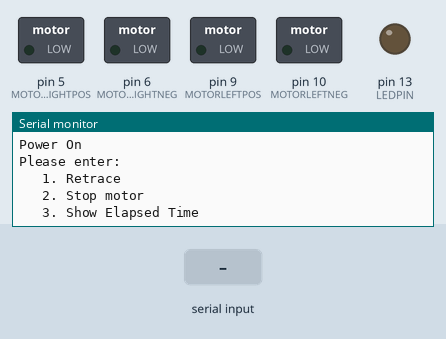
Simulated run of this sketch. Board: Arduino Uno, built with avr-gcc and run on an emulated ATmega328P. On the bench: switched loads named in the sketch (green lamp = pin HIGH), output pins drawn as LEDs (lit = HIGH), the last lines printed to the serial monitor. The test bench sets the inputs (shaded band).

Above: at 1.2 s.
1.3 s: "3\n" received over Serial
At 1.6 s:
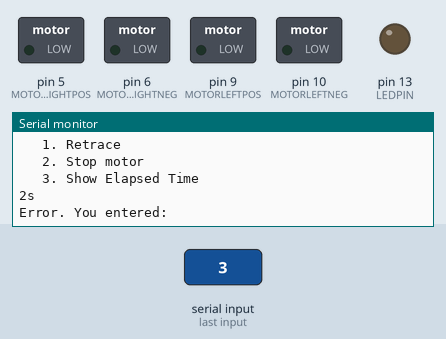
2.8 s: byte 49 (RETRACE) received over Serial
At 3.9 s:
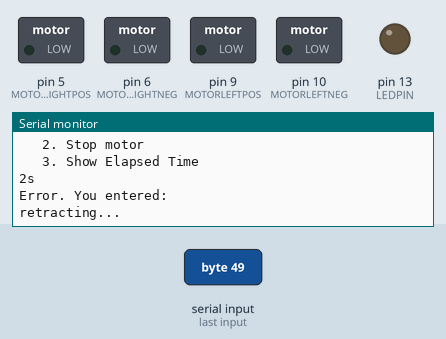

Measured:
- after the input at 1.3 s, the serial monitor: prints a new line at once (image 1)
- after the input at 2.8 s, the serial monitor: prints a new line at once (image 2)

The sketch:

rev2_23_05_2014.ino
```cpp
// avr-libc library includes
#include <avr/io.h>
#include <avr/interrupt.h>

// define simple names for I/P & O/P pins
#define MOTORLEFTPOS 9
#define MOTORLEFTNEG 10
#define MOTORRIGHTPOS 5
#define MOTORRIGHTNEG 6
// pins free 4,11,12
// pins 2 & 3 are also interrupts
#define LEDPIN 13 		// built-in LED on PIN 13

// define easier names/labels for serial commands sent from the BotConnect Android app
#define RETRACE 49              // DEC 1 for toggling retrace == ASCII 49
#define STOPMOTOR 50            // DEC 2 for stopping motors == ASCII 50
#define FORWARD 102             // DEC 'f' for forward == ASCII 102
#define REVERSE 98              // DEC 'b' for back/reverse == ASCII 98
#define RIGHT 114               // DEC 'r' for right == ASCII 114
#define LEFT 108                // DEC 'l' for left == ASCII 108

byte byteRead=0; 		// buffer for serial input. Int0=pin2, Int1=Pin3
int repath[256];
int reTime[256] = {0};
int j;

// Volatile because they maybe prone to change outside loop()
volatile int elapsedTime = 0;
volatile int i=0;

// run on start/reset
void setup()
{
	Serial.begin(9600);           // set baud rate at 9600
	Serial.write("\nPower On\n");
	Serial.write("\nPlease enter:");
	Serial.write("\n\t 1. Retrace");
	Serial.write("\n\t 2. Stop motor");
	Serial.write("\n\t 3. Show Elapsed Time\n");

	pinMode(MOTORRIGHTPOS, OUTPUT);  // assign all 4 motors as output
	pinMode(MOTORRIGHTNEG, OUTPUT);
	pinMode(MOTORLEFTPOS, OUTPUT);
	pinMode(MOTORLEFTNEG, OUTPUT);
	pinMode(LEDPIN, OUTPUT);      // LED is output

	timer1_init();
}

void timer1_init()
{
	// initialize Timer1
	cli();          // disable global interrupts
	TCCR1A = 0;     // set entire TCCR1A register to 0
	TCCR1B = 0;     // same for TCCR1B

	// set compare match register to desired timer count:
	OCR1A = 15624;  // 15264 is value for 1 second. See: http://www.engblaze.com/microcontroller-tutorial-avr-and-arduino-timer-interrupts/
	// turn on CTC mode:
	TCCR1B |= (1 << WGM12);
	// Set CS10 and CS12 bits for 1024 prescaler:
	TCCR1B |= (1 << CS10);
	TCCR1B |= (1 << CS12);
	// enable timer compare interrupt:
	TIMSK1 |= (1 << OCIE1A);
	// enable global interrupts:
	sei();
}

void runMotor(int rightPos, int rightNeg, int leftPos, int leftNeg)
{
	digitalWrite(MOTORRIGHTPOS, rightPos);
	digitalWrite(MOTORRIGHTNEG, rightNeg);
	digitalWrite(MOTORLEFTPOS, leftPos);
	digitalWrite(MOTORLEFTNEG, leftNeg);
}

void reTracePath(int a)
{
	repath[i]=a;
	reTime[i]=elapsedTime;
	elapsedTime=0;
}

void loop()
{
	while(Serial.available())
	{
		byteRead = Serial.read();    // read serial input into buffer
		switch(byteRead)
		{
		case RETRACE: // DEC 1 = ASCII 49
			Serial.write("\n\nretracting...\n\n");
			runMotor(LOW,LOW,LOW,LOW);
			delay(5000); // Delay to allow replacing robot to start position
			for(j=0;j<i;j++)
			{
				Serial.print(repath[j]);
				Serial.write("\n");
				switch(repath[j])
				{
				case 1: runMotor(HIGH,LOW,HIGH,LOW);
				break;
				case 2: runMotor(LOW,LOW,HIGH,LOW);
				break;
				case 3: runMotor(LOW,HIGH,LOW,HIGH);
				break;
				case 4: runMotor(HIGH,LOW,LOW,LOW);
				break;
				}
				delay(reTime[j+1]*1000);
			}
			break;
		case STOPMOTOR: // DEC 2 = ASCII 50
			Serial.write("\nMotors offline");
			runMotor(LOW,LOW,LOW,LOW);
			break;
		case 51: // DEC 5 == ASCII 53. Show time elapsed in seconds
			Serial.write("\n"); Serial.print(elapsedTime);Serial.write("s");
			break;
		case FORWARD: // DEC 'f' for forward == ASCII 102. Go forward.
			runMotor(HIGH,LOW,HIGH,LOW);
			reTracePath(1);
			i++;
			break;
		case RIGHT: // DEC 'r' for right == ASCII 114. Turn right.
			runMotor(LOW,LOW,HIGH,LOW);
			reTracePath(2);
			i++;
			break;
		case REVERSE: // DEC 'b' for back/reverse == ASCII 98. Go reverse.
			runMotor(LOW,HIGH,LOW,HIGH);
			reTracePath(3);
			i++;
			break;
		case LEFT: // DEC 'l' for left == ASCII 108. Turn left.
			runMotor(HIGH,LOW,LOW,LOW);
			reTracePath(4);
			i++;
			break;
		default: // wrong choice entered
			Serial.write("\nError. You entered: ");
			Serial.write(byteRead);
			break;
		}
	}
}


ISR(TIMER1_COMPA_vect)
{
	elapsedTime++;
}
```
